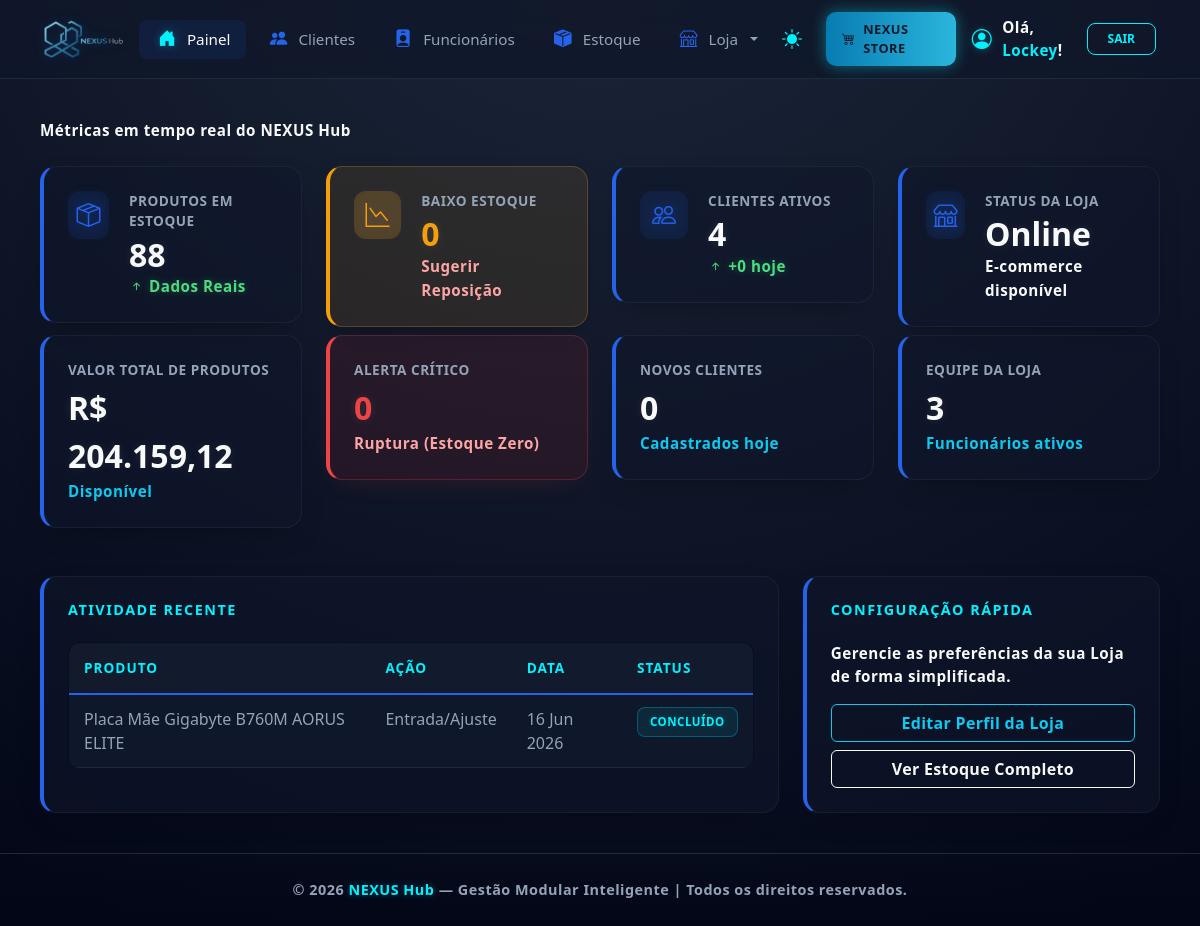
The page /nexushub/dashboard/painel/ (signed in) on the database as committed earlier.
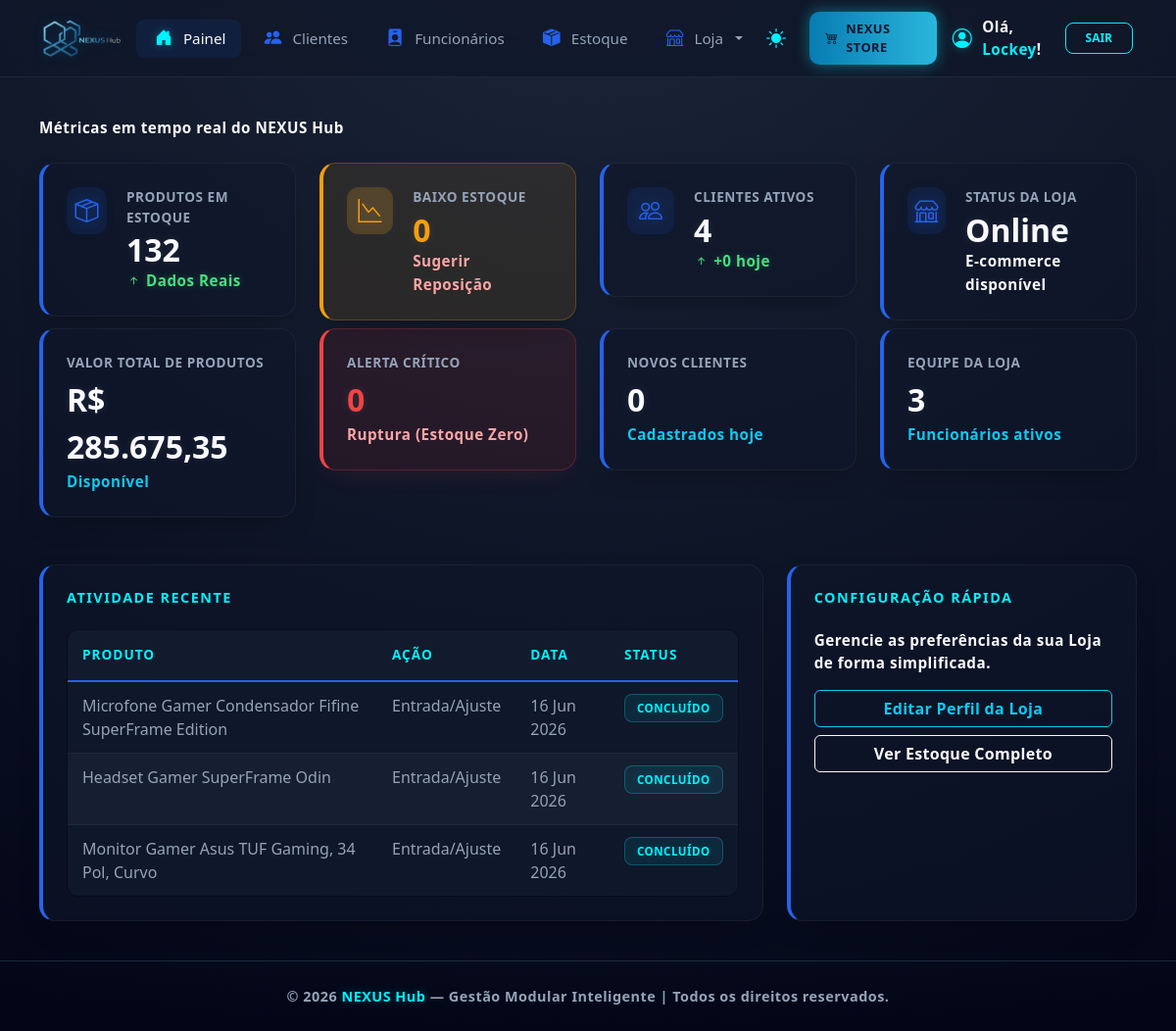
The same page on the database as committed later.
### dashboard/models.py (models this page shows, shortened)
class Produto(models.Model):
    loja = models.ForeignKey(Loja, on_delete=models.CASCADE)
    categoria = models.ForeignKey('Categoria', on_delete=models.SET_NULL, null=True, blank=True)
    nome = models.CharField(max_length=255)
    descricao = models.TextField()
    preco = models.DecimalField(max_digits=10, decimal_places=2)
    estoque = models.IntegerField(default=0)
    estoque_minimo = models.IntegerField(default=5)
    ativo = models.BooleanField(default=True)
    data_criacao = models.DateTimeField(auto_now_add=True)
    em_oferta = models.BooleanField(default=False, verbose_name="Ativar Promoção?")
    preco_promocional = models.DecimalField(
        max_digits=10,
        decimal_places=2,
        null=True,
        blank=True,
        verbose_name="Preço com Desconto"
    )

### dashboard/views.py (the view)
# urls.py: path('dashboard/painel/', views.dashboard_view, name='dashboard'),
@login_required(login_url='login_view')
def dashboard_view(request):
    loja_usuario = None
    if request.user.is_superuser:
        produtos_queryset = Produto.objects.all()
        clientes_queryset = Cliente.objects.all()
        total_funcionarios = Funcionario.objects.count()
        loja_usuario = Loja.objects.first()
    else:
        if hasattr(request.user, 'perfil') and hasattr(request.user.perfil, 'loja'):
            loja_usuario = request.user.perfil.loja
        elif hasattr(request.user, 'loja'):
            loja_usuario = request.user.loja
        else:
            funcionario_registro = Funcionario.objects.filter(usuario=request.user).first()
            if funcionario_registro and hasattr(funcionario_registro, 'loja'):
                loja_usuario = funcionario_registro.loja
        if loja_usuario:
            produtos_queryset = Produto.objects.filter(loja=loja_usuario)
            clientes_queryset = Cliente.objects.all()
            total_funcionarios = Funcionario.objects.count()
        else:
            produtos_queryset = Produto.objects.none()
            clientes_queryset = Cliente.objects.none()
            total_funcionarios = 0
    total_itens = produtos_queryset.aggregate(total=Sum('estoque'))['total'] or 0
    valor_bruto = produtos_queryset.aggregate(total=Sum(F('preco') * F('estoque')))['total'] or 0
    valor_estoque_formatado = f"{valor_bruto:,.2f}".replace(",", "X").replace(".", ",").replace("X", ".")
    baixo_estoque = produtos_queryset.filter(estoque__gt=0, estoque__lte=F('estoque_minimo')).count()
    alertas_criticos = produtos_queryset.filter(estoque__lte=0).count()
    total_clientes_ativos = clientes_queryset.count()
    hoje_inicio = timezone.localtime(timezone.now()).replace(hour=0, minute=0, second=0, microsecond=0)
    novos_clientes_hoje = clientes_queryset.filter(data_cadastro__gte=hoje_inicio).count()
    produtos_recentes = produtos_queryset.order_by('-id')[:5]
    context = {
        'total_itens': total_itens,
        'valor_estoque': valor_estoque_formatado,  # String perfeitamente formatada
        'baixo_estoque':baixo_estoque,
        'alertas_criticos': alertas_criticos,
        'total_clientes_ativos': total_clientes_ativos,
        'total_funcionarios': total_funcionarios,
        'novos_clientes_hoje': novos_clientes_hoje,
        'produtos': produtos_recentes,
        'loja_status': "Online",
        'hoje': hoje_inicio.date(),
        'loja_usuario': loja_usuario,
    }
    print("--- DEBUG NEXUS HUB ---")
    print(f"Usuário: {request.user.username} | Loja detetada: {loja_usuario}")
    return render(request, 'dashboard.html', context)

### dashboard/models.py (called while the page is built)
    def __str__(self):
        return self.nome

### dashboard/templates/dashboard.html (shortened to what the changed rows need)
{% extends "base.html" %}
{% load humanize %}
{% block content %}
<div class="dashboard-container">
    <div class="row g-4 mb-2">
        <div class="col-md-3">
            <div class="stat-card">
                <div class="stat-content">
                    <span class="stat-label">Produtos em Estoque</span>
                    <h3 class="stat-value">{{ total_itens|intcomma }}</h3>
                    <span class="stat-trend trend-up"><i class="bi bi-arrow-up-short"></i> Dados Reais</span>
                </div>
            </div>
        </div>
    </div>
    <div class="row g-4 mb-5">
        <div class="col-md-3">
            <div class="metric-card">
                <div class="metric-label">Valor Total de Produtos</div>
                <div class="metric-value">R$ {{ valor_estoque }}</div>
                <div class="text-info">Disponível</div>
            </div>
        </div>
    </div>
    <div class="row g-4">
        <div class="col-lg-8">
            <div class="metric-card h-100">
                <div class="table-responsive">
                    <table class="table nexus-table mb-0">
                        <thead>
                            <tr>
                                <th>Produto</th>
                                <th>Ação</th>
                                <th>Data</th>
                                <th>Status</th>
                            </tr>
                        </thead>
                        <tbody>
                            {% for produto in produtos|slice:":3" %}
                            <tr>
                                <td>{{ produto.nome }}</td>
                                <td>Entrada/Ajuste</td>
                                <td>{{ hoje|date:"d M Y" }}</td>
                                <td><span class="badge-nexus badge-online">Concluído</span></td>
                            </tr>
                            {% empty %}
                            <tr>
                                <td colspan="4" class="text-center text-muted py-3">Sem atividades recentes</td>
                            </tr>
                            {% endfor %}
                        </tbody>
                    </table>
                </div>
            </div>
        </div>
    </div>
</div>
{% endblock %}

Rows that differ between the two databases and show on the page:
no longer on this page (row unchanged): Produto: nome "Placa Mãe Gigabyte B760M AORUS ELITE", hoje "16 Jun 2026"
added Produto: nome "Microfone Gamer Condensador Fifine SuperFrame Edition", hoje "16 Jun 2026"
added Produto: nome "Headset Gamer SuperFrame Odin", hoje "16 Jun 2026"
added Produto: nome "Monitor Gamer Asus TUF Gaming, 34 Pol, Curvo", hoje "16 Jun 2026"
Other text that changed with them:
{{ total_itens|intcomma }}: "88" → "132"
{{ valor_estoque }}: "204.159,12" → "285.675,35"
